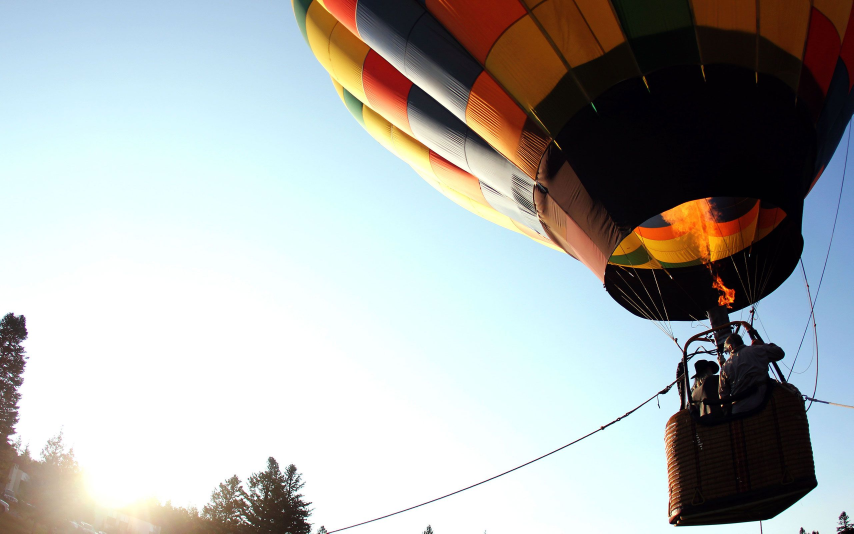
#> input picture statics/img/balloon.jpg, 2560 x 1600 px (shown at 1/3 size)
$ python -i opencvstuff.py   (imports and definitions only)   (older library calls are emulated)
#> lines starting #> are read from the running program, lines starting #| are printed output that depends on the picture; after the words box and inside, x2 and y2 are one past the last pixel; in counts of white or black regions, pixels touching at a corner belong together
import cv2
import numpy as np
from matplotlib import pyplot as plt
from os import path

# [13 lines left out: functions grayscale, smoothen, not called in this run]

def binary_threshold(image,binary_threshold_threshold):
#> called with image = '../statics/img/balloon.jpg', binary_threshold_threshold = 128
    img = cv2.imread(image,0)
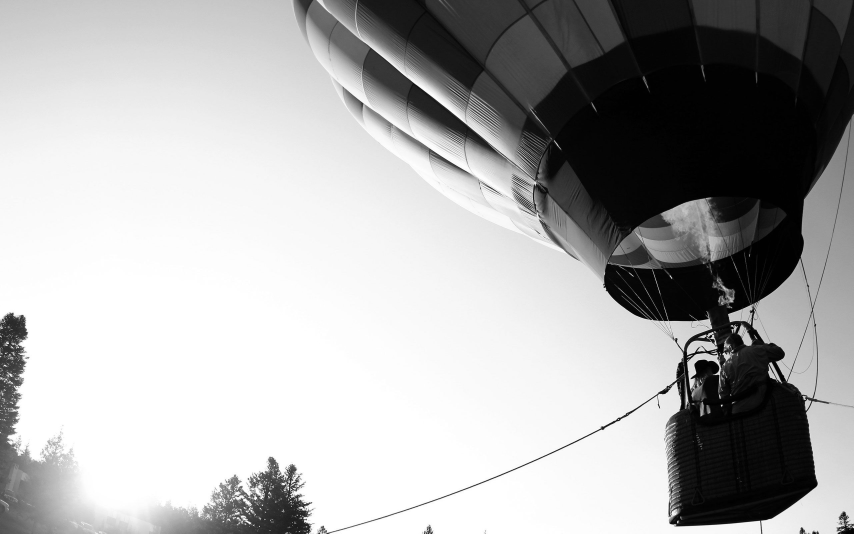
#> img: shape (1600, 2560) (shown at 1/3 size); min 0, max 255, mean 173.1
    ret,thresh = cv2.threshold(img,binary_threshold_threshold,255,cv2.THRESH_BINARY)
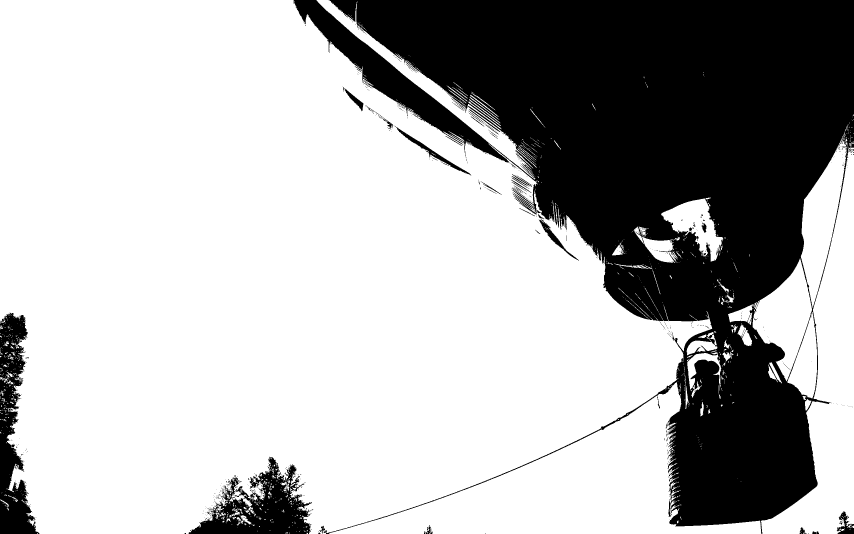
#> thresh: shape (1600, 2560) (shown at 1/3 size); 69.7% white; 679 black regions (616 under 20 px), largest, box (x1, y1, x2, y2) and area: (881, 0, 2560, 1600) 1151439, (0, 938, 118, 1600) 38143, (566, 1370, 936, 1600) 37417
#> ret = 128
    imagename = str(image).split(".")[0]+"_binary_thresholding_processed."+str(image).split(".")[-1]
    cv2.imwrite(imagename,thresh)
    return imagename

# [22 lines left out: functions histogram, hist_equalize, not called in this run]

def roberts(image):
    image = binary_threshold(image, 128)
    img = cv2.imread(image)
#> img: shape (1600, 2560, 3); min 0, max 255, mean 177.8
    kernel = np.array([[1, 0], [0, -1]])
    roberts = cv2.filter2D(img, -1, kernel)
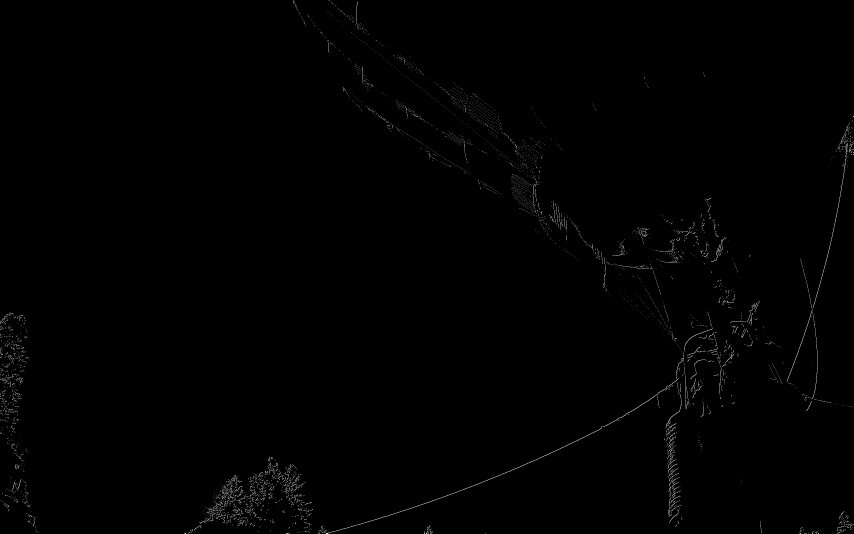
#> roberts: shape (1600, 2560, 3) (shown at 1/3 size); min 0, max 255, mean 1.3
    imagename = str(image).split(".")[0] + "_roberts_processed." + str(image).split(".")[-1]
    cv2.imwrite(imagename, roberts)
    return imagename

# [169 lines left out: functions prewitt, sobel, canny, gaussian_blur, median_blur, average_blur and 14 more, not called in this run]

>>> result = roberts('../statics/img/balloon.jpg')

$ run again, on statics/img/expanded.jpg
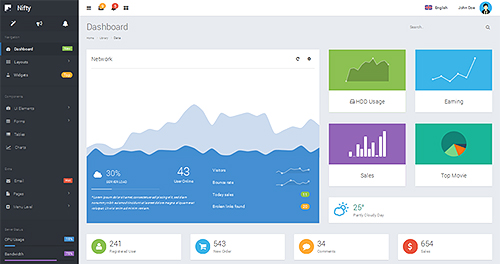
#> input picture statics/img/expanded.jpg, 500 x 264 px
#> in binary_threshold, `ret,thresh = cv2.threshold(img,binary_threshold_threshold,255,cv2.THRE..`:
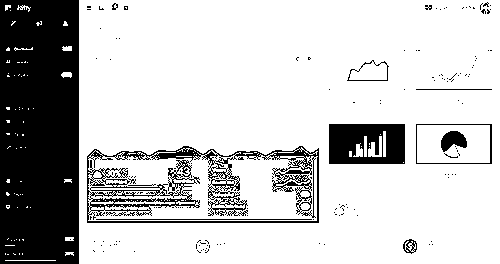
#> thresh: shape (264, 500); 77.4% white; 158 black regions (145 under 20 px), largest, box (x1, y1, x2, y2) and area: (0, 0, 79, 264) 20308, (87, 146, 319, 223) 5323, (329, 124, 405, 164) 2639
#> ret = 128
#> in roberts, `roberts = cv2.filter2D(img, -1, kernel)`:
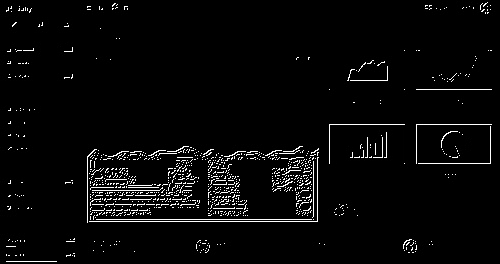
#> roberts: shape (264, 500, 3); min 0, max 255, mean 8.7
